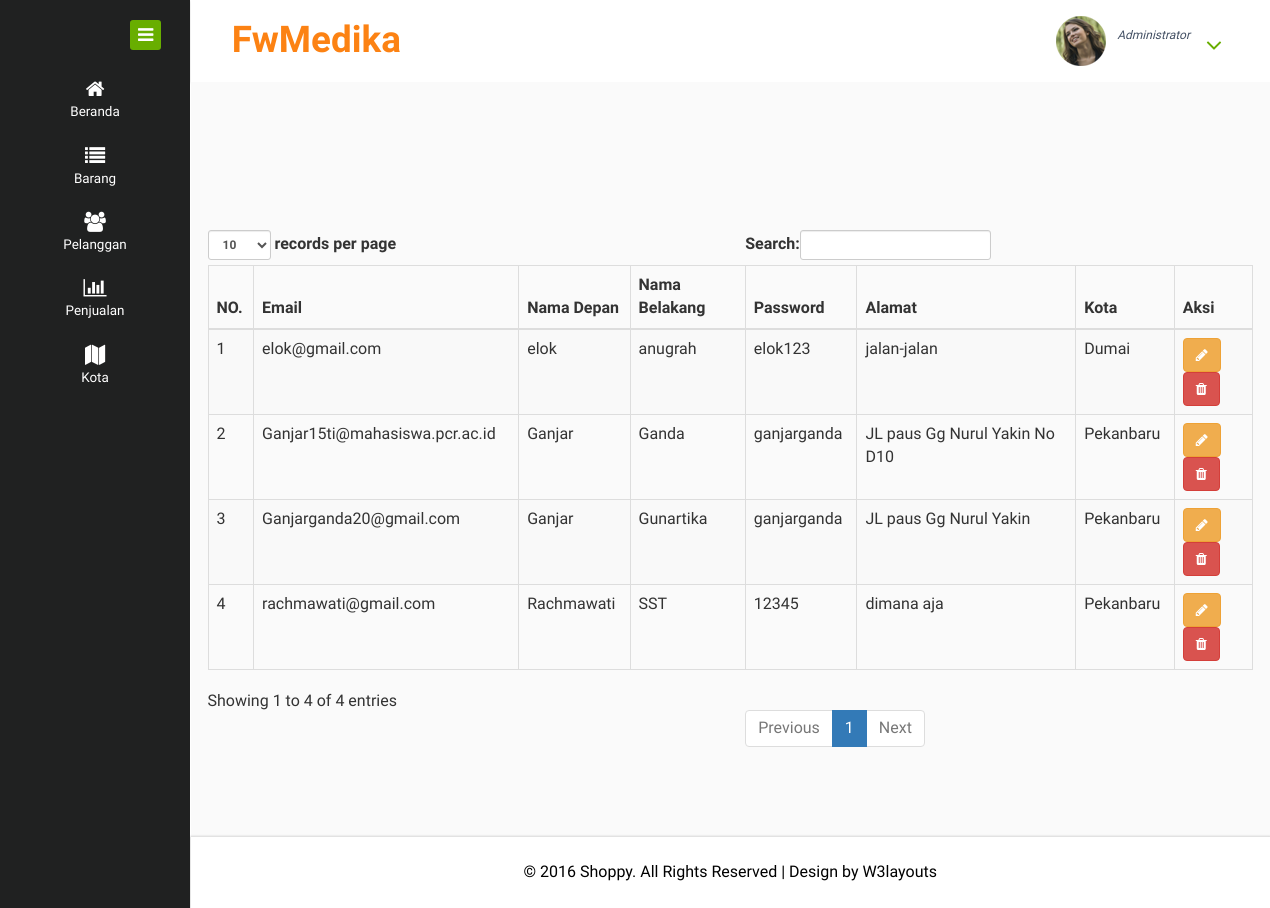
The app's page /index.php/pelanggan with its own data.
### tables this page shows
CREATE TABLE `pelanggan` (
  `email_pelanggan` varchar(255) NOT NULL,
  `namaD_pelanggan` varchar(255) NOT NULL,
  `namaB_pelanggan` varchar(255) NOT NULL,
  `pass_pelanggan` varchar(255) NOT NULL,
  `alamat_pelanggan` varchar(255) NOT NULL,
  `id_kota` int(11) NOT NULL
);

CREATE TABLE `kota` (
  `id_kota` int(11) NOT NULL,
  `nama_kota` varchar(255) NOT NULL
);

### application/controllers/Pelanggan.php (called while the page is built, shortened)
<?php
class Pelanggan extends CI_Controller
{
	function __construct(){
		$this->load->model('Queryeksekusi');
	}
	function index(){
		$data['data_pelanggan']=$this->Queryeksekusi->tampil_data_pelanggan();
		$this->load->view('HalamanAdmin/Pelanggan/pelanggan_list_admin',$data);
	}
}
?>

### index.php (called while the page is built, shortened)
<?php
require_once BASEPATH.'core/CodeIgniter.php';

### application/models/Queryeksekusi.php (called while the page is built, shortened)
<?php
class Queryeksekusi extends CI_Model
{
	public $table_pelanggan 	= 'pelanggan';
	function tampil_data_pelanggan(){
		$this->db->distinct();
 		$this->db->select('p.*, k.nama_kota');
 		$this->db->from('pelanggan p');
 		$this->db->join('kota k', 'k.id_kota = p.id_kota');
 		return $this->db->get($this->table_pelanggan)->result();
	}
}
?>

### application/views/HalamanAdmin/Pelanggan/pelanggan_list_admin.php (the view, shortened to what this page needs)
<!DOCTYPE HTML>
<html>
<head>
</head>
<body>
	<div class="page-container">
		<div class="left-content">
			<div class="mother-grid-inner">
				<div class="inner-block">
					<div class="row">
						<div class="col-md-12 text-right">
						</div>
					</div>
					<div class="row">
						<table id="example" class="table table-striped table-bordered">
							<thead>
								<tr>
									<th>NO.</th>
									<th>Email</th>
									<th>Nama Depan</th>
									<th>Nama Belakang</th>
									<th>Password</th>
									<th>Alamat</th>
									<th>Kota</th>
									<th>Aksi</th>
								</tr>
							</thead>
							<tbody>
								<?php foreach ($data_pelanggan as $key => $row) { ?>
								<tr>
									<td><?php echo $key+1;?></td>
									<td><?php echo $row->email_pelanggan; ?></td>
									<td><?php echo $row->namaD_pelanggan; ?></td>
									<td><?php echo $row->namaB_pelanggan; ?></td>
									<td><?php echo $row->pass_pelanggan; ?></td>
									<td><?php echo $row->alamat_pelanggan; ?></td>
									<td><?php echo $row->nama_kota; ?></td>
									<td>
										<?php
										echo anchor(site_url('Pelanggan/editPelanggan/'.$row->email_pelanggan), '<i class ="fa fa-pencil"></i>', 'class="btn btn-warning"');
										?>
										<?php
										echo anchor(site_url('Pelanggan/deletePelanggan/'.$row->email_pelanggan), '<i class ="fa fa-trash"></i>', 'class="btn btn-danger"');
										?>
									</td>
								</tr>
								<?php } ?>
							</tbody>
						</table>
					</div>
				</div>
			</div>
		</div>
	</div>
</body>
</html>

### records on screen
pelanggan: email_pelanggan "elok@gmail.com", namaD_pelanggan "elok", namaB_pelanggan "anugrah", pass_pelanggan "elok123", alamat_pelanggan "jalan-jalan", id_kota.nama_kota "Dumai"
pelanggan: email_pelanggan "Ganjar15ti@mahasiswa.pcr.ac.id", namaD_pelanggan "Ganjar", namaB_pelanggan "Ganda", pass_pelanggan "ganjarganda", alamat_pelanggan "JL paus Gg Nurul Yakin No D10", id_kota.nama_kota "Pekanbaru"
pelanggan: email_pelanggan "Ganjarganda20@gmail.com", namaD_pelanggan "Ganjar", namaB_pelanggan "Gunartika", pass_pelanggan "ganjarganda", alamat_pelanggan "JL paus Gg Nurul Yakin", id_kota.nama_kota "Pekanbaru"
pelanggan: email_pelanggan "rachmawati@gmail.com", namaD_pelanggan "Rachmawati", namaB_pelanggan "SST", pass_pelanggan "12345", alamat_pelanggan "dimana aja", id_kota.nama_kota "Pekanbaru"
